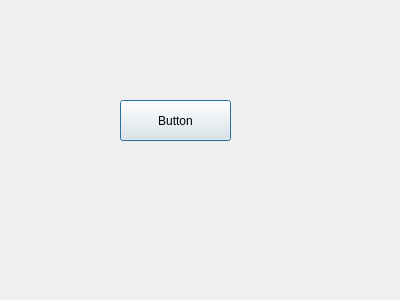
<?xml version="1.0" encoding="UTF-8"?>
<ui version="4.0">
 <class>Dialog</class>
 <widget class="QDialog" name="Dialog">
  <property name="geometry">
   <rect>
    <x>0</x>
    <y>0</y>
    <width>400</width>
    <height>300</height>
   </rect>
  </property>
  <property name="windowTitle">
   <string>Dialog</string>
  </property>
  <widget class="QPushButton" name="pushButton">
   <property name="geometry">
    <rect>
     <x>120</x>
     <y>100</y>
     <width>111</width>
     <height>41</height>
    </rect>
   </property>
   <property name="toolTip">
    <string>여기</string>
   </property>
   <property name="text">
    <string>Button</string>
   </property>
  </widget>
 </widget>
 <resources/>
 <connections/>
</ui>
